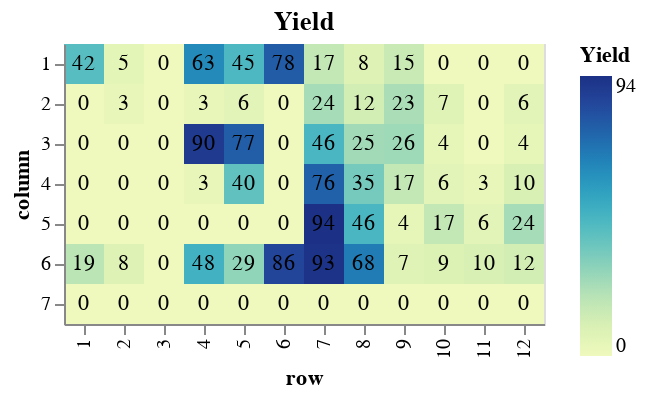

Notebook code cell kept with this figure:
### Code cell
results_rounded = results_df
results_rounded['yield'] = results_rounded['yield'] * 100
results_rounded = results_rounded.round({'yield': 0})
#display(results_rounded['yield'])

heatmap = alt.Chart(results_rounded, title = 'Yield').mark_rect().encode(
            x=alt.X('row', sort=row_order),
            y=alt.Y('column'),
            color=alt.Color('yield', title="Yield")
            )
text = alt.Chart(results_rounded, title = 'Yield').mark_text().encode(
            x=alt.X('row', sort=row_order),
            y=alt.Y('column'),
            text='yield'
            )

display(heatmap + text)

### Figure 1 — Vega-Lite specification as saved in the notebook (floating-point values rounded to 4 significant figures)
{"config": {"view": {"continuousWidth": 400, "continuousHeight": 300}}, "layer": [{"mark": "rect", "encoding": {"color": {"type": "quantitative", "field": "yield", "title": "Yield"}, "x": {"type": "nominal", "field": "row", "sort": ["1", "2", "3", "4", "5", "6", "7", "8", "9", "10", "11", "12"]}, "y": {"type": "nominal", "field": "column"}}, "title": "Yield"}, {"mark": "text", "encoding": {"text": {"type": "quantitative", "field": "yield"}, "x": {"type": "nominal", "field": "row", "sort": ["1", "2", "3", "4", "5", "6", "7", "8", "9", "10", "11", "12"]}, "y": {"type": "nominal", "field": "column"}}, "title": "Yield"}], "data": {"name": "data-5986afaeb8e7dbad2cdcc57227150118"}, "$schema": "https://vega.github.io/schema/vega-lite/v4.8.1.json", "datasets": {"data-5986afaeb8e7dbad2cdcc57227150118": [{"2-chlorotoluene": 0.038, "o-tolunitrile": 0.02519, "tetralin": 73250.0, "column": "1", "row": "1", "path": "/Users/haascp/Documents/GitHub/mocca/notebooks/cyanation_data/09072021_sample_4.txt", "conversion": 0.3667, "yield": 42.0}, {"2-chlorotoluene": 0.05663, "o-tolunitrile": 0.003131, "tetralin": 69470.0, "column": "1", "row": "2", "path": "/Users/haascp/Documents/GitHub/mocca/notebooks/cyanation_data/09072021_sample_5.txt", "conversion": 0.05617, "yield": 5.0}, {"2-chlorotoluene": 0.05911, "o-tolunitrile": 0.0, "tetralin": 67040.0, "column": "1", "row": "3", "path": "/Users/haascp/Documents/GitHub/mocca/notebooks/cyanation_data/09072021_sample_6.txt", "conversion": 0.01485, "yield": 0.0}, {"2-chlorotoluene": 0.0, "o-tolunitrile": 0.03751, "tetralin": 73070.0, "column": "1", "row": "4", "path": "/Users/haascp/Documents/GitHub/mocca/notebooks/cyanation_data/09072021_sample_7.txt", "conversion": 1.0, "yield": 63.0}, {"2-chlorotoluene": 0.0, "o-tolunitrile": 0.02688, "tetralin": 67100.0, "column": "1", "row": "5", "path": "/Users/haascp/Documents/GitHub/mocca/notebooks/cyanation_data/09072021_sample_8.txt", "conversion": 1.0, "yield": 45.0}, {"2-chlorotoluene": 0.0, "o-tolunitrile": 0.04688, "tetralin": 75700.0, "column": "1", "row": "6", "path": "/Users/haascp/Documents/GitHub/mocca/notebooks/cyanation_data/09072021_sample_9.txt", "conversion": 1.0, "yield": 78.0}, {"2-chlorotoluene": 0.04459, "o-tolunitrile": 0.01028, "tetralin": 93870.0, "column": "1", "row": "7", "path": "/Users/haascp/Documents/GitHub/mocca/notebooks/cyanation_data/09072021_sample_10.txt", "conversion": 0.2568, "yield": 17.0}, {"2-chlorotoluene": 0.05166, "o-tolunitrile": 0.004909, "tetralin": 59540.0, "column": "1", "row": "8", "path": "/Users/haascp/Documents/GitHub/mocca/notebooks/cyanation_data/09072021_sample_11.txt", "conversion": 0.1391, "yield": 8.0}, {"2-chlorotoluene": 0.04798, "o-tolunitrile": 0.009026, "tetralin": 65950.0, "column": "1", "row": "9", "path": "/Users/haascp/Documents/GitHub/mocca/notebooks/cyanation_data/09072021_sample_12.txt", "conversion": 0.2003, "yield": 15.0}, {"2-chlorotoluene": 0.05121, "o-tolunitrile": 0.0, "tetralin": 64660.0, "column": "1", "row": "10", "path": "/Users/haascp/Documents/GitHub/mocca/notebooks/cyanation_data/09072021_sample_13.txt", "conversion": 0.1465, "yield": 0.0}, {"2-chlorotoluene": 0.04911, "o-tolunitrile": 0.0, "tetralin": 62900.0, "column": "1", "row": "11", "path": "/Users/haascp/Documents/GitHub/mocca/notebooks/cyanation_data/09072021_sample_14.txt", "conversion": 0.1816, "yield": 0.0}, {"2-chlorotoluene": 0.05225, "o-tolunitrile": 0.0, "tetralin": 60780.0, "column": "1", "row": "12", "path": "/Users/haascp/Documents/GitHub/mocca/notebooks/cyanation_data/09072021_sample_15.txt", "conversion": 0.1291, "yield": 0.0}, {"2-chlorotoluene": 0.05962, "o-tolunitrile": 0.0, "tetralin": 69390.0, "column": "2", "row": "1", "path": "/Users/haascp/Documents/GitHub/mocca/notebooks/cyanation_data/09072021_sample_16.txt", "conversion": 0.006313, "yield": 0.0}, {"2-chlorotoluene": 0.05846, "o-tolunitrile": 0.00168, "tetralin": 63090.0, "column": "2", "row": "2", "path": "/Users/haascp/Documents/GitHub/mocca/notebooks/cyanation_data/09072021_sample_17.txt", "conversion": 0.02571, "yield": 3.0}, {"2-chlorotoluene": 0.06038, "o-tolunitrile": 0.0, "tetralin": 67850.0, "column": "2", "row": "3", "path": "/Users/haascp/Documents/GitHub/mocca/notebooks/cyanation_data/09072021_sample_18.txt", "conversion": -0.006411, "yield": 0.0}, {"2-chlorotoluene": 0.05678, "o-tolunitrile": 0.001677, "tetralin": 68080.0, "column": "2", "row": "4", "path": "/Users/haascp/Documents/GitHub/mocca/notebooks/cyanation_data/09072021_sample_19.txt", "conversion": 0.0537, "yield": 3.0}, {"2-chlorotoluene": 0.05996, "o-tolunitrile": 0.003457, "tetralin": 60870.0, "column": "2", "row": "5", "path": "/Users/haascp/Documents/GitHub/mocca/notebooks/cyanation_data/09072021_sample_20.txt", "conversion": 0.0006622, "yield": 6.0}, {"2-chlorotoluene": 0.06296, "o-tolunitrile": 0.0, "tetralin": 62490.0, "column": "2", "row": "6", "path": "/Users/haascp/Documents/GitHub/mocca/notebooks/cyanation_data/09072021_sample_21.txt", "conversion": -0.0493, "yield": 0.0}, {"2-chlorotoluene": 0.05261, "o-tolunitrile": 0.01452, "tetralin": 63950.0, "column": "2", "row": "7", "path": "/Users/haascp/Documents/GitHub/mocca/notebooks/cyanation_data/09072021_sample_22.txt", "conversion": 0.1232, "yield": 24.0}, {"2-chlorotoluene": 0.05253, "o-tolunitrile": 0.007159, "tetralin": 59610.0, "column": "2", "row": "8", "path": "/Users/haascp/Documents/GitHub/mocca/notebooks/cyanation_data/09072021_sample_23.txt", "conversion": 0.1246, "yield": 12.0}, {"2-chlorotoluene": 0.04804, "o-tolunitrile": 0.01357, "tetralin": 60800.0, "column": "2", "row": "9", "path": "/Users/haascp/Documents/GitHub/mocca/notebooks/cyanation_data/09072021_sample_24.txt", "conversion": 0.1993, "yield": 23.0}, {"2-chlorotoluene": 0.0481, "o-tolunitrile": 0.003971, "tetralin": 64360.0, "column": "2", "row": "10", "path": "/Users/haascp/Documents/GitHub/mocca/notebooks/cyanation_data/09072021_sample_25.txt", "conversion": 0.1984, "yield": 7.0}, {"2-chlorotoluene": 0.04296, "o-tolunitrile": 0.0, "tetralin": 58060.0, "column": "2", "row": "11", "path": "/Users/haascp/Documents/GitHub/mocca/notebooks/cyanation_data/09072021_sample_26.txt", "conversion": 0.284, "yield": 0.0}, {"2-chlorotoluene": 0.05054, "o-tolunitrile": 0.003818, "tetralin": 94320.0, "column": "2", "row": "12", "path": "/Users/haascp/Documents/GitHub/mocca/notebooks/cyanation_data/09072021_sample_27.txt", "conversion": 0.1576, "yield": 6.0}, {"2-chlorotoluene": 0.0581, "o-tolunitrile": 0.0, "tetralin": 67550.0, "column": "3", "row": "1", "path": "/Users/haascp/Documents/GitHub/mocca/notebooks/cyanation_data/09072021_sample_28.txt", "conversion": 0.03163, "yield": 0.0}, {"2-chlorotoluene": 0.06044, "o-tolunitrile": 0.0, "tetralin": 62010.0, "column": "3", "row": "2", "path": "/Users/haascp/Documents/GitHub/mocca/notebooks/cyanation_data/09072021_sample_29.txt", "conversion": -0.007362, "yield": 0.0}, {"2-chlorotoluene": 0.0633, "o-tolunitrile": 0.0, "tetralin": 63640.0, "column": "3", "row": "3", "path": "/Users/haascp/Documents/GitHub/mocca/notebooks/cyanation_data/09072021_sample_30.txt", "conversion": -0.05496, "yield": 0.0}, {"2-chlorotoluene": 0.0, "o-tolunitrile": 0.05395, "tetralin": 65250.0, "column": "3", "row": "4", "path": "/Users/haascp/Documents/GitHub/mocca/notebooks/cyanation_data/09072021_sample_31.txt", "conversion": 1.0, "yield": 90.0}, {"2-chlorotoluene": 0.0, "o-tolunitrile": 0.04634, "tetralin": 60330.0, "column": "3", "row": "5", "path": "/Users/haascp/Documents/GitHub/mocca/notebooks/cyanation_data/09072021_sample_32.txt", "conversion": 1.0, "yield": 77.0}, {"2-chlorotoluene": 0.06535, "o-tolunitrile": 0.0, "tetralin": 60340.0, "column": "3", "row": "6", "path": "/Users/haascp/Documents/GitHub/mocca/notebooks/cyanation_data/09072021_sample_33.txt", "conversion": -0.08911, "yield": 0.0}, {"2-chlorotoluene": 0.0378, "o-tolunitrile": 0.02786, "tetralin": 62550.0, "column": "3", "row": "7", "path": "/Users/haascp/Documents/GitHub/mocca/notebooks/cyanation_data/09072021_sample_34.txt", "conversion": 0.3701, "yield": 46.0}, {"2-chlorotoluene": 0.04105, "o-tolunitrile": 0.0149, "tetralin": 58480.0, "column": "3", "row": "8", "path": "/Users/haascp/Documents/GitHub/mocca/notebooks/cyanation_data/09072021_sample_35.txt", "conversion": 0.3159, "yield": 25.0}, {"2-chlorotoluene": 0.04691, "o-tolunitrile": 0.01589, "tetralin": 70280.0, "column": "3", "row": "9", "path": "/Users/haascp/Documents/GitHub/mocca/notebooks/cyanation_data/09072021_sample_36.txt", "conversion": 0.2182, "yield": 26.0}, {"2-chlorotoluene": 0.04637, "o-tolunitrile": 0.002639, "tetralin": 61700.0, "column": "3", "row": "10", "path": "/Users/haascp/Documents/GitHub/mocca/notebooks/cyanation_data/09072021_sample_37.txt", "conversion": 0.2272, "yield": 4.0}, {"2-chlorotoluene": 0.04338, "o-tolunitrile": 0.0, "tetralin": 66810.0, "column": "3", "row": "11", "path": "/Users/haascp/Documents/GitHub/mocca/notebooks/cyanation_data/09072021_sample_38.txt", "conversion": 0.277, "yield": 0.0}, {"2-chlorotoluene": 0.04676, "o-tolunitrile": 0.002523, "tetralin": 129700.0, "column": "3", "row": "12", "path": "/Users/haascp/Documents/GitHub/mocca/notebooks/cyanation_data/09072021_sample_39.txt", "conversion": 0.2207, "yield": 4.0}, {"2-chlorotoluene": 0.05471, "o-tolunitrile": 0.0, "tetralin": 71570.0, "column": "4", "row": "1", "path": "/Users/haascp/Documents/GitHub/mocca/notebooks/cyanation_data/09072021_sample_40.txt", "conversion": 0.08811, "yield": 0.0}, {"2-chlorotoluene": 0.05238, "o-tolunitrile": 0.0, "tetralin": 70850.0, "column": "4", "row": "2", "path": "/Users/haascp/Documents/GitHub/mocca/notebooks/cyanation_data/09072021_sample_41.txt", "conversion": 0.1271, "yield": 0.0}, {"2-chlorotoluene": 0.05788, "o-tolunitrile": 0.0, "tetralin": 72610.0, "column": "4", "row": "3", "path": "/Users/haascp/Documents/GitHub/mocca/notebooks/cyanation_data/09072021_sample_42.txt", "conversion": 0.03541, "yield": 0.0}, {"2-chlorotoluene": 0.05168, "o-tolunitrile": 0.001677, "tetralin": 76400.0, "column": "4", "row": "4", "path": "/Users/haascp/Documents/GitHub/mocca/notebooks/cyanation_data/09072021_sample_43.txt", "conversion": 0.1387, "yield": 3.0}, {"2-chlorotoluene": 0.03092, "o-tolunitrile": 0.02388, "tetralin": 66670.0, "column": "4", "row": "5", "path": "/Users/haascp/Documents/GitHub/mocca/notebooks/cyanation_data/09072021_sample_44.txt", "conversion": 0.4846, "yield": 40.0}, {"2-chlorotoluene": 0.05814, "o-tolunitrile": 0.0, "tetralin": 68300.0, "column": "4", "row": "6", "path": "/Users/haascp/Documents/GitHub/mocca/notebooks/cyanation_data/09072021_sample_45.txt", "conversion": 0.03092, "yield": 0.0}, {"2-chlorotoluene": 0.01219, "o-tolunitrile": 0.04553, "tetralin": 69340.0, "column": "4", "row": "7", "path": "/Users/haascp/Documents/GitHub/mocca/notebooks/cyanation_data/09072021_sample_46.txt", "conversion": 0.7969, "yield": 76.0}, {"2-chlorotoluene": 0.03197, "o-tolunitrile": 0.02123, "tetralin": 64920.0, "column": "4", "row": "8", "path": "/Users/haascp/Documents/GitHub/mocca/notebooks/cyanation_data/09072021_sample_47.txt", "conversion": 0.4672, "yield": 35.0}, {"2-chlorotoluene": 0.04737, "o-tolunitrile": 0.01027, "tetralin": 104400.0, "column": "4", "row": "9", "path": "/Users/haascp/Documents/GitHub/mocca/notebooks/cyanation_data/09072021_sample_48.txt", "conversion": 0.2104, "yield": 17.0}, {"2-chlorotoluene": 0.05047, "o-tolunitrile": 0.003504, "tetralin": 62920.0, "column": "4", "row": "10", "path": "/Users/haascp/Documents/GitHub/mocca/notebooks/cyanation_data/09072021_sample_49.txt", "conversion": 0.1589, "yield": 6.0}, {"2-chlorotoluene": 0.04763, "o-tolunitrile": 0.001655, "tetralin": 84620.0, "column": "4", "row": "11", "path": "/Users/haascp/Documents/GitHub/mocca/notebooks/cyanation_data/09072021_sample_50.txt", "conversion": 0.2061, "yield": 3.0}, {"2-chlorotoluene": 0.03954, "o-tolunitrile": 0.005748, "tetralin": 194700.0, "column": "4", "row": "12", "path": "/Users/haascp/Documents/GitHub/mocca/notebooks/cyanation_data/09072021_sample_51.txt", "conversion": 0.341, "yield": 10.0}, {"2-chlorotoluene": 0.06012, "o-tolunitrile": 0.0, "tetralin": 63430.0, "column": "5", "row": "1", "path": "/Users/haascp/Documents/GitHub/mocca/notebooks/cyanation_data/09072021_sample_52.txt", "conversion": -0.002045, "yield": 0.0}, {"2-chlorotoluene": 0.06079, "o-tolunitrile": 0.0, "tetralin": 60730.0, "column": "5", "row": "2", "path": "/Users/haascp/Documents/GitHub/mocca/notebooks/cyanation_data/09072021_sample_53.txt", "conversion": -0.01321, "yield": 0.0}, {"2-chlorotoluene": 0.06498, "o-tolunitrile": 0.0, "tetralin": 59230.0, "column": "5", "row": "3", "path": "/Users/haascp/Documents/GitHub/mocca/notebooks/cyanation_data/09072021_sample_54.txt", "conversion": -0.08307, "yield": 0.0}, {"2-chlorotoluene": 0.06108, "o-tolunitrile": 0.0, "tetralin": 66690.0, "column": "5", "row": "4", "path": "/Users/haascp/Documents/GitHub/mocca/notebooks/cyanation_data/09072021_sample_55.txt", "conversion": -0.01807, "yield": 0.0}, {"2-chlorotoluene": 0.05934, "o-tolunitrile": 0.0, "tetralin": 62040.0, "column": "5", "row": "5", "path": "/Users/haascp/Documents/GitHub/mocca/notebooks/cyanation_data/09072021_sample_56.txt", "conversion": 0.01105, "yield": 0.0}, {"2-chlorotoluene": 0.06426, "o-tolunitrile": 0.0, "tetralin": 63050.0, "column": "5", "row": "6", "path": "/Users/haascp/Documents/GitHub/mocca/notebooks/cyanation_data/09072021_sample_57.txt", "conversion": -0.07099, "yield": 0.0}, {"2-chlorotoluene": 0.0, "o-tolunitrile": 0.05654, "tetralin": 67180.0, "column": "5", "row": "7", "path": "/Users/haascp/Documents/GitHub/mocca/notebooks/cyanation_data/09072021_sample_58.txt", "conversion": 1.0, "yield": 94.0}, {"2-chlorotoluene": 0.03329, "o-tolunitrile": 0.02751, "tetralin": 57340.0, "column": "5", "row": "8", "path": "/Users/haascp/Documents/GitHub/mocca/notebooks/cyanation_data/09072021_sample_59.txt", "conversion": 0.4451, "yield": 46.0}, {"2-chlorotoluene": 0.05787, "o-tolunitrile": 0.002288, "tetralin": 79010.0, "column": "5", "row": "9", "path": "/Users/haascp/Documents/GitHub/mocca/notebooks/cyanation_data/09072021_sample_60.txt", "conversion": 0.03552, "yield": 4.0}, {"2-chlorotoluene": 0.04408, "o-tolunitrile": 0.01046, "tetralin": 62810.0, "column": "5", "row": "10", "path": "/Users/haascp/Documents/GitHub/mocca/notebooks/cyanation_data/09072021_sample_61.txt", "conversion": 0.2653, "yield": 17.0}, {"2-chlorotoluene": 0.04183, "o-tolunitrile": 0.003795, "tetralin": 142900.0, "column": "5", "row": "11", "path": "/Users/haascp/Documents/GitHub/mocca/notebooks/cyanation_data/09072021_sample_62.txt", "conversion": 0.3028, "yield": 6.0}, {"2-chlorotoluene": 0.05197, "o-tolunitrile": 0.0142, "tetralin": 94160.0, "column": "5", "row": "12", "path": "/Users/haascp/Documents/GitHub/mocca/notebooks/cyanation_data/09072021_sample_63.txt", "conversion": 0.1338, "yield": 24.0}, {"2-chlorotoluene": 0.0508, "o-tolunitrile": 0.01145, "tetralin": 60260.0, "column": "6", "row": "1", "path": "/Users/haascp/Documents/GitHub/mocca/notebooks/cyanation_data/09072021_sample_64.txt", "conversion": 0.1533, "yield": 19.0}, {"2-chlorotoluene": 0.05505, "o-tolunitrile": 0.004634, "tetralin": 59100.0, "column": "6", "row": "2", "path": "/Users/haascp/Documents/GitHub/mocca/notebooks/cyanation_data/09072021_sample_65.txt", "conversion": 0.08256, "yield": 8.0}, {"2-chlorotoluene": 0.0607, "o-tolunitrile": 0.0, "tetralin": 74630.0, "column": "6", "row": "3", "path": "/Users/haascp/Documents/GitHub/mocca/notebooks/cyanation_data/09072021_sample_66.txt", "conversion": -0.0116, "yield": 0.0}, {"2-chlorotoluene": 0.03151, "o-tolunitrile": 0.02901, "tetralin": 61410.0, "column": "6", "row": "4", "path": "/Users/haascp/Documents/GitHub/mocca/notebooks/cyanation_data/09072021_sample_67.txt", "conversion": 0.4749, "yield": 48.0}, {"2-chlorotoluene": 0.04011, "o-tolunitrile": 0.01721, "tetralin": 58510.0, "column": "6", "row": "5", "path": "/Users/haascp/Documents/GitHub/mocca/notebooks/cyanation_data/09072021_sample_68.txt", "conversion": 0.3315, "yield": 29.0}, {"2-chlorotoluene": 0.0, "o-tolunitrile": 0.05136, "tetralin": 61410.0, "column": "6", "row": "6", "path": "/Users/haascp/Documents/GitHub/mocca/notebooks/cyanation_data/09072021_sample_69.txt", "conversion": 1.0, "yield": 86.0}, {"2-chlorotoluene": 0.007909, "o-tolunitrile": 0.05587, "tetralin": 76380.0, "column": "6", "row": "7", "path": "/Users/haascp/Documents/GitHub/mocca/notebooks/cyanation_data/09072021_sample_70.txt", "conversion": 0.8682, "yield": 93.0}, {"2-chlorotoluene": 0.01872, "o-tolunitrile": 0.04101, "tetralin": 110300.0, "column": "6", "row": "8", "path": "/Users/haascp/Documents/GitHub/mocca/notebooks/cyanation_data/09072021_sample_71.txt", "conversion": 0.6881, "yield": 68.0}, {"2-chlorotoluene": 0.05611, "o-tolunitrile": 0.004169, "tetralin": 72200.0, "column": "6", "row": "9", "path": "/Users/haascp/Documents/GitHub/mocca/notebooks/cyanation_data/09072021_sample_72.txt", "conversion": 0.06486, "yield": 7.0}, {"2-chlorotoluene": 0.0454, "o-tolunitrile": 0.005342, "tetralin": 95300.0, "column": "6", "row": "10", "path": "/Users/haascp/Documents/GitHub/mocca/notebooks/cyanation_data/09072021_sample_73.txt", "conversion": 0.2434, "yield": 9.0}, {"2-chlorotoluene": 0.03236, "o-tolunitrile": 0.006135, "tetralin": 212300.0, "column": "6", "row": "11", "path": "/Users/haascp/Documents/GitHub/mocca/notebooks/cyanation_data/09072021_sample_74.txt", "conversion": 0.4606, "yield": 10.0}, {"2-chlorotoluene": 0.04431, "o-tolunitrile": 0.006901, "tetralin": 61090.0, "column": "6", "row": "12", "path": "/Users/haascp/Documents/GitHub/mocca/notebooks/cyanation_data/09072021_sample_75.txt", "conversion": 0.2615, "yield": 12.0}, {"2-chlorotoluene": 0.06097, "o-tolunitrile": 0.0, "tetralin": 62670.0, "column": "7", "row": "1", "path": "/Users/haascp/Documents/GitHub/mocca/notebooks/cyanation_data/09072021_sample_76.txt", "conversion": -0.01616, "yield": 0.0}, {"2-chlorotoluene": 0.05859, "o-tolunitrile": 0.0, "tetralin": 86690.0, "column": "7", "row": "2", "path": "/Users/haascp/Documents/GitHub/mocca/notebooks/cyanation_data/09072021_sample_77.txt", "conversion": 0.02349, "yield": 0.0}, {"2-chlorotoluene": 0.06128, "o-tolunitrile": 0.0, "tetralin": 75630.0, "column": "7", "row": "3", "path": "/Users/haascp/Documents/GitHub/mocca/notebooks/cyanation_data/09072021_sample_78.txt", "conversion": -0.02125, "yield": 0.0}, {"2-chlorotoluene": 0.06081, "o-tolunitrile": 0.0, "tetralin": 61120.0, "column": "7", "row": "4", "path": "/Users/haascp/Documents/GitHub/mocca/notebooks/cyanation_data/09072021_sample_79.txt", "conversion": -0.01344, "yield": 0.0}, {"2-chlorotoluene": 0.06296, "o-tolunitrile": 0.0, "tetralin": 56560.0, "column": "7", "row": "5", "path": "/Users/haascp/Documents/GitHub/mocca/notebooks/cyanation_data/09072021_sample_80.txt", "conversion": -0.04927, "yield": 0.0}, {"2-chlorotoluene": 0.06501, "o-tolunitrile": 0.0, "tetralin": 63510.0, "column": "7", "row": "6", "path": "/Users/haascp/Documents/GitHub/mocca/notebooks/cyanation_data/09072021_sample_81.txt", "conversion": -0.08355, "yield": 0.0}, {"2-chlorotoluene": 0.05127, "o-tolunitrile": 0.0, "tetralin": 138700.0, "column": "7", "row": "7", "path": "/Users/haascp/Documents/GitHub/mocca/notebooks/cyanation_data/09072021_sample_82.txt", "conversion": 0.1454, "yield": 0.0}, {"2-chlorotoluene": 0.05799, "o-tolunitrile": 0.0, "tetralin": 68630.0, "column": "7", "row": "8", "path": "/Users/haascp/Documents/GitHub/mocca/notebooks/cyanation_data/09072021_sample_83.txt", "conversion": 0.03344, "yield": 0.0}, {"2-chlorotoluene": 0.06327, "o-tolunitrile": 0.0, "tetralin": 77850.0, "column": "7", "row": "9", "path": "/Users/haascp/Documents/GitHub/mocca/notebooks/cyanation_data/09072021_sample_84.txt", "conversion": -0.05449, "yield": 0.0}, {"2-chlorotoluene": 0.05014, "o-tolunitrile": 0.0, "tetralin": 163400.0, "column": "7", "row": "10", "path": "/Users/haascp/Documents/GitHub/mocca/notebooks/cyanation_data/09072021_sample_85.txt", "conversion": 0.1643, "yield": 0.0}, {"2-chlorotoluene": 0.05697, "o-tolunitrile": 0.0, "tetralin": 64660.0, "column": "7", "row": "11", "path": "/Users/haascp/Documents/GitHub/mocca/notebooks/cyanation_data/09072021_sample_86.txt", "conversion": 0.05055, "yield": 0.0}, {"2-chlorotoluene": 0.0537, "o-tolunitrile": 0.0, "tetralin": 75710.0, "column": "7", "row": "12", "path": "/Users/haascp/Documents/GitHub/mocca/notebooks/cyanation_data/09072021_sample_87.txt", "conversion": 0.105, "yield": 0.0}]}}
